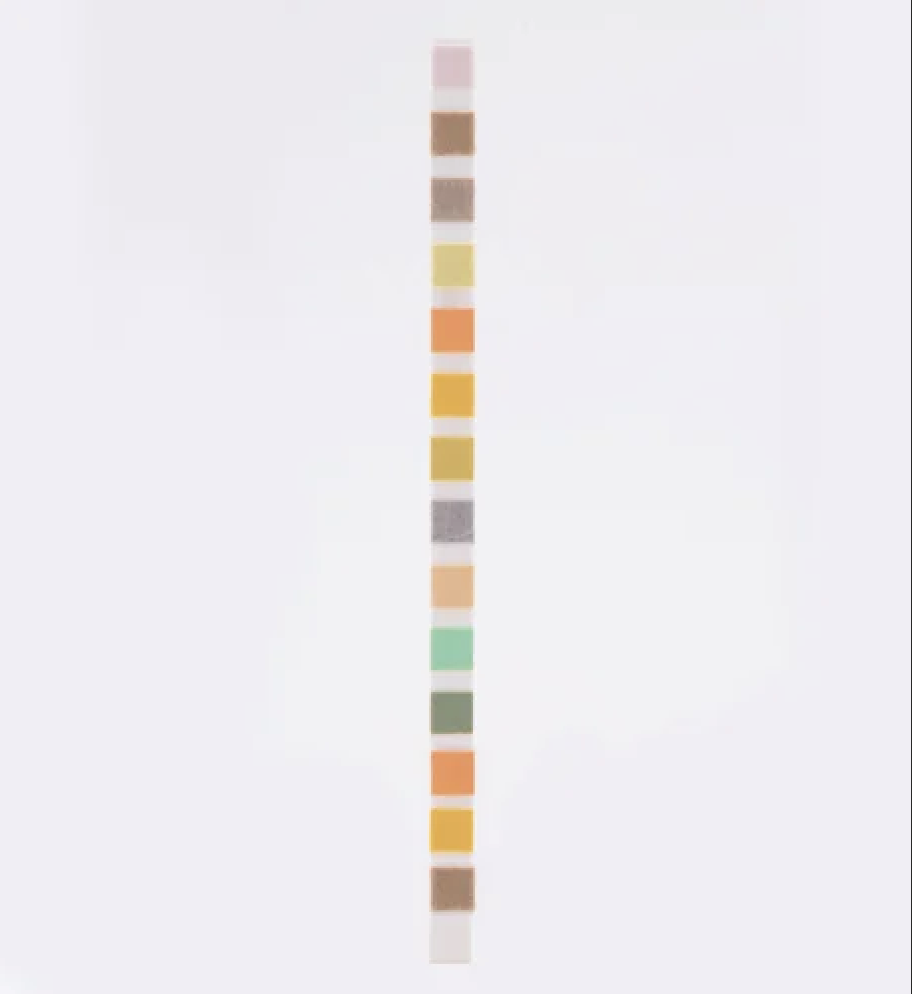
#> input picture test.png, 912 x 994 px
$ python test_pad_detection.py
#> lines starting #> are read from the running program, lines starting #| are printed output that depends on the picture; after the words box and inside, x2 and y2 are one past the last pixel; in counts of white or black regions, pixels touching at a corner belong together
### pad_detection.py
import cv2
import numpy as np

def auto_detect_pads(image_np, expected_pad_count=10, debug=False):
    gray = cv2.cvtColor(image_np, cv2.COLOR_RGB2GRAY)
    blurred = cv2.GaussianBlur(gray, (5, 5), 0)

    # Adaptive threshold to handle varying lighting
    thresh = cv2.adaptiveThreshold(
        blurred, 255, cv2.ADAPTIVE_THRESH_GAUSSIAN_C,
        cv2.THRESH_BINARY_INV, 11, 2
    )

    # Find contours
    contours, _ = cv2.findContours(thresh, cv2.RETR_EXTERNAL, cv2.CHAIN_APPROX_SIMPLE)

    pad_regions = []

    for cnt in contours:
        x, y, w, h = cv2.boundingRect(cnt)

        # Filter: size & aspect ratio (pads are roughly square or slightly rectangular)
        if w < 10 or h < 10 or w > 100 or h > 100:
            continue

        aspect_ratio = w / h
        if 0.4 < aspect_ratio < 2.5:
            mean_color = np.mean(image_np[y:y+h, x:x+w])
            if mean_color < 220:  # filter out near-white regions
                pad_regions.append((x, y, x+w, y+h))

    # Sort top to bottom or left to right based on orientation
    pad_regions.sort(key=lambda box: (box[1], box[0]))  # prioritize vertical layout

    # Refine to top N by area (common heuristic if too many found)
    if len(pad_regions) > expected_pad_count:
        pad_regions = sorted(pad_regions, key=lambda box: (box[1], box[0]))[:expected_pad_count]

    # Visualize (optional)
    if debug:
        debug_img = image_np.copy()
        for i, (x1, y1, x2, y2) in enumerate(pad_regions):
            cv2.rectangle(debug_img, (x1, y1), (x2, y2), (0, 255, 0), 2)
            cv2.putText(debug_img, str(i+1), (x1, y1 - 10), cv2.FONT_HERSHEY_SIMPLEX, 0.5, (255, 0, 0), 1)
        cv2.imwrite("debug_pad_detection.jpg", cv2.cvtColor(debug_img, cv2.COLOR_RGB2BGR))

    return pad_regions

### test_pad_detection.py
import cv2
import numpy as np
from PIL import Image
from pad_detection import auto_detect_pads

# ----- CONFIG -----
image_path = "test.png"  # Replace this with your real filename
output_path = "detected_pads_preview.jpg"
expected_pads = 14  # Set based on user input or manual test

# Load and prepare image
image = Image.open(image_path).convert("RGB").resize((600, 600))
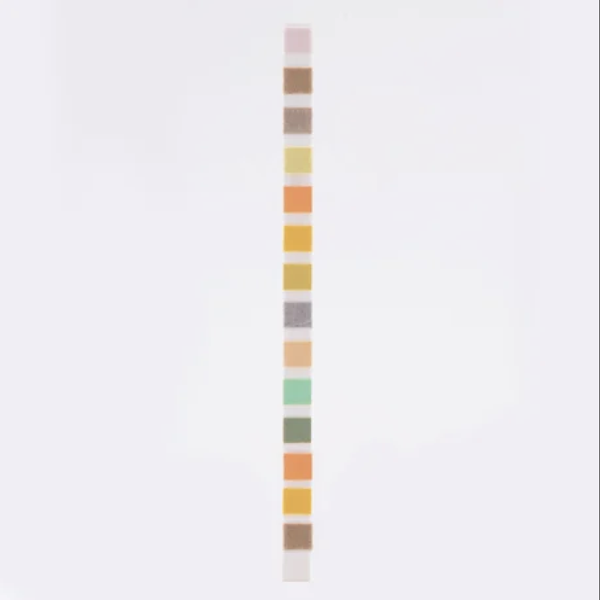
#> image: PIL image 600x600 RGB; mean R, G, B 238, 235.6, 239.2
image_np = np.array(image)

# Detect pads
pad_regions = auto_detect_pads(image_np, expected_pad_count=expected_pads)
#> in auto_detect_pads, `gray = cv2.cvtColor(image_np, cv2.COLOR_RGB2GRAY)`:
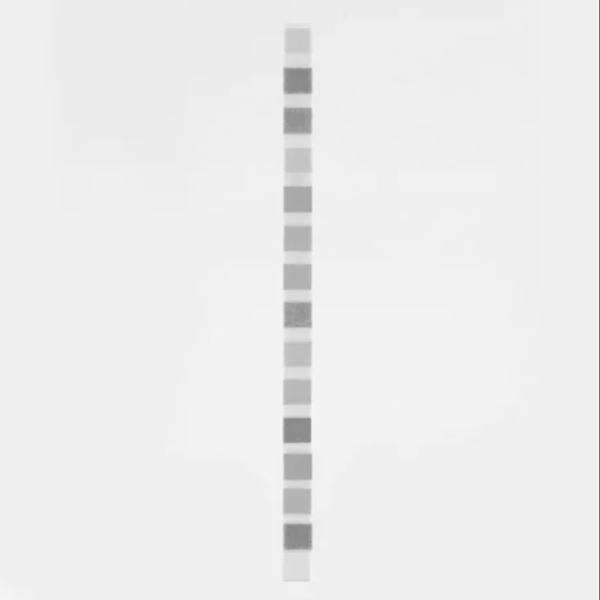
#> gray: shape (600, 600); min 111, max 250, mean 236.6
#> in auto_detect_pads, `thresh = cv2.adaptiveThreshold( blurred, 255, cv2.ADAPTIVE_THRESH_GAUS..`:
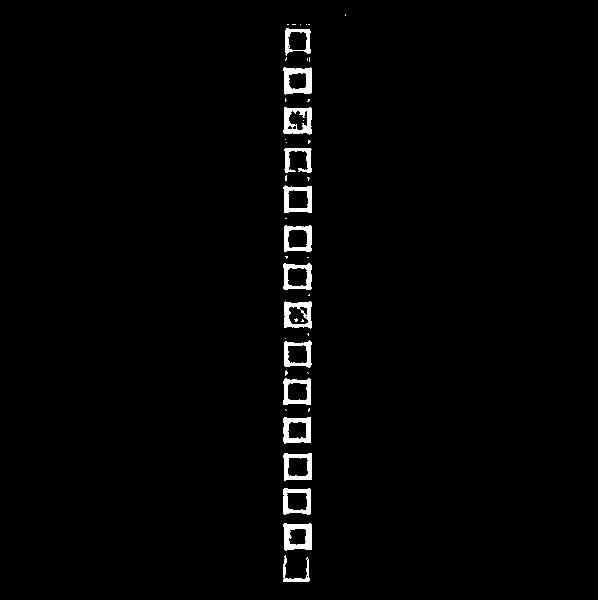
#> thresh: shape (600, 600); 2% white; 45 white regions (29 under 20 px)
#> in auto_detect_pads, `contours, _ = cv2.findContours(thresh, cv2.RETR_EXTERNAL, cv2.CHAIN_AP..`: contours = 42 contours, 26 with area under 20; largest, box (x1, y1, x2, y2) and area: (283, 453, 312, 481) 686, (283, 523, 312, 551) 674, (283, 107, 312, 135) 670, (283, 185, 312, 213) 668, (283, 67, 312, 95) 666
#> the loop in auto_detect_pads, `for cnt in contours:` made 42 passes
#> (x, y, w, h, aspect_ratio, mean_color) on passes 1, 2, 3, 4, 5, 8, 11, 14, 16, 19, 21, 24: (283, 555, 27, 27, 1, 221.9), (283, 523, 29, 28, 1.04, 149.7), (283, 488, 28, 27, 1.04, 167.4), (283, 453, 29, 28, 1.04, 166.9), (283, 417, 28, 27, 1.04, 144.9), (283, 378, 28, 27, 1.04, 182.1), (284, 340, 28, 28, 1, 190.2), (284, 301, 28, 28, 1, 166.7), (283, 263, 29, 27, 1.07, 169.1), (284, 225, 28, 27, 1.04, 167.5), (283, 185, 29, 28, 1.04, 167.3), (284, 148, 28, 25, 1.12, 188.8)
#> (cnt, x, y, w, h) on passes 6, 7, 9, 13, 15, 17: ([[285, 409], [286, 410]], 285, 409, 2, 2), ([[309, 408], [308, 409], [308, 411], [309, 410]], 308, 408, 2, 4), ([[307, 372], [308, 373]], 307, 372, 2, 2), ([[308, 333], [307, 334], [308, 335]], 307, 333, 2, 3), ([[309, 294], [308, 295], [309, 295]], 308, 294, 2, 2), ([[307, 257], [308, 257]], 307, 257, 2, 1)
#> after the loop in auto_detect_pads, `for cnt in contours:`: pad_regions = 14 items, first 6: (283, 523, 312, 551), (283, 488, 311, 515), (283, 453, 312, 481), (283, 417, 311, 444), (283, 378, 311, 405), (284, 340, 312, 368)
#> pad_regions = 14 items, first 6: (285, 28, 311, 56), (283, 67, 312, 95), (283, 107, 312, 135), (284, 148, 312, 173), (283, 185, 312, 213), (284, 225, 312, 252)

# Draw bounding boxes
for (x1, y1, x2, y2) in pad_regions:
    cv2.rectangle(image_np, (x1, y1), (x2, y2), (0, 255, 0), 2)
#> this loop made 14 passes
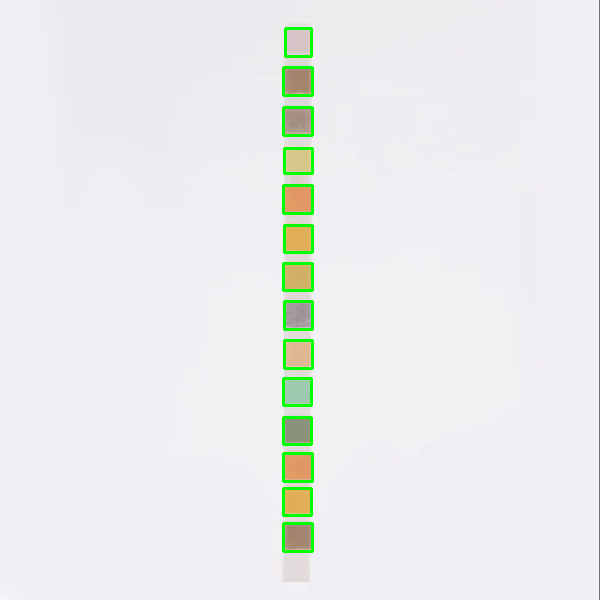
#> image_np: shape (600, 600, 3); 1.28% of pixels changed, all inside (x1, y1, x2, y2) = (282, 27, 314, 553)

# Save preview
cv2.imwrite(output_path, cv2.cvtColor(image_np, cv2.COLOR_RGB2BGR))
print(f"✅ Saved preview to {output_path}")
